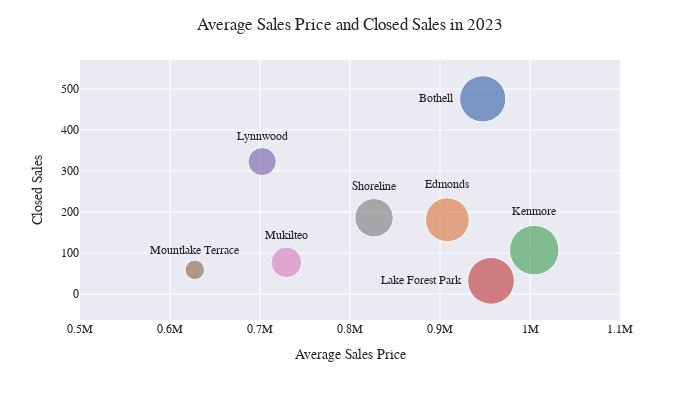

Notebook code for this chart:
### Markdown cell above
# Plot the data!

### Code cell
import plotly.express as px
import plotly.io as pio
# plot theme
pio.templates.default = 'seaborn'

fig = px.scatter(dff, x='Average Sales Price', y="Closed Sales", range_x=[500000, 1100000], color="Location", text="Location", size="Average Sales Price Color", size_max=35, width = 700, height=400 )
fig.update_layout(title_text="Average Sales Price and Closed Sales in 2023", title_x=0.5, showlegend=False)
fig.update_layout(
    font_family="Merriweather"
)

def improve_text_position(location):
    if location in ["Lake Forest Park","Bothell"]:
        return 'middle left'
    else:
        return 'top center'

for location in dff['Location']:
    fig.update_traces(selector = dict(name = location), textposition=improve_text_position(location))

fig.show()

### Figure 1 — Plotly figure (JSON) as saved in the notebook; plotly's stock layout.template omitted (floating-point values rounded to 4 significant figures)
{"data": [{"hovertemplate": "Location=%{text}<br>Average Sales Price=%{x}<br>Closed Sales=%{y}<br>Average Sales Price Color=%{marker.size}<extra></extra>", "legendgroup": "Bothell", "marker": {"color": "rgb(76,114,176)", "size": [388900.0], "sizemode": "area", "sizeref": 364.2, "symbol": "circle"}, "mode": "markers+text", "name": "Bothell", "orientation": "v", "showlegend": true, "text": ["Bothell"], "textposition": "middle left", "type": "scatter", "x": [947500.0], "xaxis": "x", "y": [476], "yaxis": "y"}, {"hovertemplate": "Location=%{text}<br>Average Sales Price=%{x}<br>Closed Sales=%{y}<br>Average Sales Price Color=%{marker.size}<extra></extra>", "legendgroup": "Edmonds", "marker": {"color": "rgb(221,132,82)", "size": [349600.0], "sizemode": "area", "sizeref": 364.2, "symbol": "circle"}, "mode": "markers+text", "name": "Edmonds", "orientation": "v", "showlegend": true, "text": ["Edmonds"], "textposition": "top center", "type": "scatter", "x": [908200.0], "xaxis": "x", "y": [181], "yaxis": "y"}, {"hovertemplate": "Location=%{text}<br>Average Sales Price=%{x}<br>Closed Sales=%{y}<br>Average Sales Price Color=%{marker.size}<extra></extra>", "legendgroup": "Kenmore", "marker": {"color": "rgb(85,168,104)", "size": [446100.0], "sizemode": "area", "sizeref": 364.2, "symbol": "circle"}, "mode": "markers+text", "name": "Kenmore", "orientation": "v", "showlegend": true, "text": ["Kenmore"], "textposition": "top center", "type": "scatter", "x": [1005000.0], "xaxis": "x", "y": [107], "yaxis": "y"}, {"hovertemplate": "Location=%{text}<br>Average Sales Price=%{x}<br>Closed Sales=%{y}<br>Average Sales Price Color=%{marker.size}<extra></extra>", "legendgroup": "Lake Forest Park", "marker": {"color": "rgb(196,78,82)", "size": [398100.0], "sizemode": "area", "sizeref": 364.2, "symbol": "circle"}, "mode": "markers+text", "name": "Lake Forest Park", "orientation": "v", "showlegend": true, "text": ["Lake Forest Park"], "textposition": "middle left", "type": "scatter", "x": [956700.0], "xaxis": "x", "y": [32], "yaxis": "y"}, {"hovertemplate": "Location=%{text}<br>Average Sales Price=%{x}<br>Closed Sales=%{y}<br>Average Sales Price Color=%{marker.size}<extra></extra>", "legendgroup": "Lynnwood", "marker": {"color": "rgb(129,114,179)", "size": [143800.0], "sizemode": "area", "sizeref": 364.2, "symbol": "circle"}, "mode": "markers+text", "name": "Lynnwood", "orientation": "v", "showlegend": true, "text": ["Lynnwood"], "textposition": "top center", "type": "scatter", "x": [702400.0], "xaxis": "x", "y": [323], "yaxis": "y"}, {"hovertemplate": "Location=%{text}<br>Average Sales Price=%{x}<br>Closed Sales=%{y}<br>Average Sales Price Color=%{marker.size}<extra></extra>", "legendgroup": "Mountlake Terrace", "marker": {"color": "rgb(147,120,96)", "size": [68980.0], "sizemode": "area", "sizeref": 364.2, "symbol": "circle"}, "mode": "markers+text", "name": "Mountlake Terrace", "orientation": "v", "showlegend": true, "text": ["Mountlake Terrace"], "textposition": "top center", "type": "scatter", "x": [627600.0], "xaxis": "x", "y": [59], "yaxis": "y"}, {"hovertemplate": "Location=%{text}<br>Average Sales Price=%{x}<br>Closed Sales=%{y}<br>Average Sales Price Color=%{marker.size}<extra></extra>", "legendgroup": "Mukilteo", "marker": {"color": "rgb(218,139,195)", "size": [170800.0], "sizemode": "area", "sizeref": 364.2, "symbol": "circle"}, "mode": "markers+text", "name": "Mukilteo", "orientation": "v", "showlegend": true, "text": ["Mukilteo"], "textposition": "top center", "type": "scatter", "x": [729300.0], "xaxis": "x", "y": [77], "yaxis": "y"}, {"hovertemplate": "Location=%{text}<br>Average Sales Price=%{x}<br>Closed Sales=%{y}<br>Average Sales Price Color=%{marker.size}<extra></extra>", "legendgroup": "Shoreline", "marker": {"color": "rgb(140,140,140)", "size": [268100.0], "sizemode": "area", "sizeref": 364.2, "symbol": "circle"}, "mode": "markers+text", "name": "Shoreline", "orientation": "v", "showlegend": true, "text": ["Shoreline"], "textposition": "top center", "type": "scatter", "x": [826700.0], "xaxis": "x", "y": [186], "yaxis": "y"}], "layout": {"font": {"family": "Merriweather"}, "height": 400, "legend": {"itemsizing": "constant", "title": {"text": "Location"}, "tracegroupgap": 0}, "margin": {"t": 60}, "showlegend": false, "title": {"text": "Average Sales Price and Closed Sales in 2023", "x": 0.5}, "width": 700, "xaxis": {"anchor": "y", "domain": [0, 1], "range": [500000, 1100000], "title": {"text": "Average Sales Price"}}, "yaxis": {"anchor": "x", "domain": [0, 1], "title": {"text": "Closed Sales"}}}}
